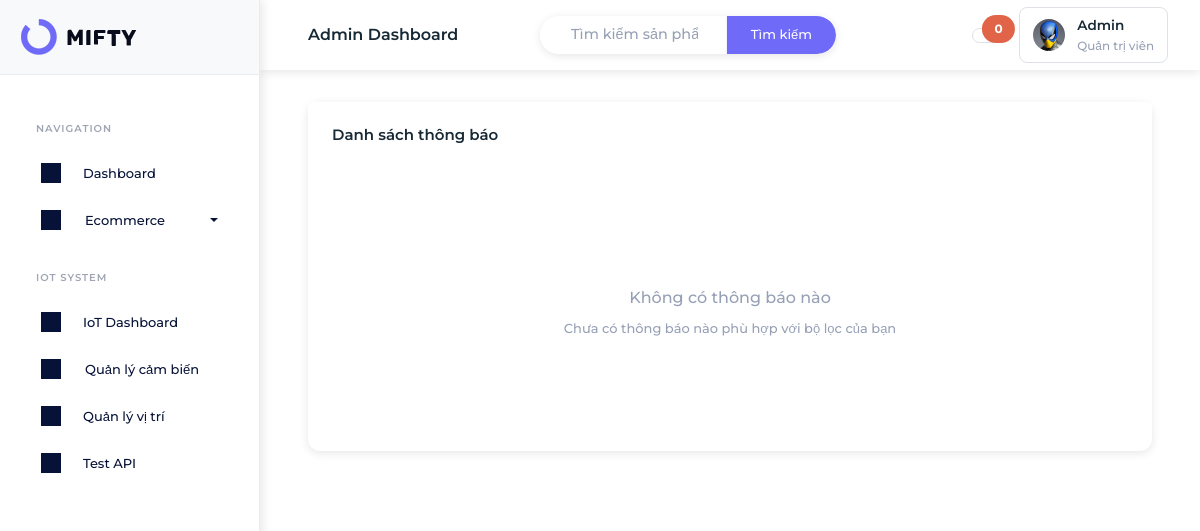
Page /admin/notifications/index.php?type=product on the earlier database version.
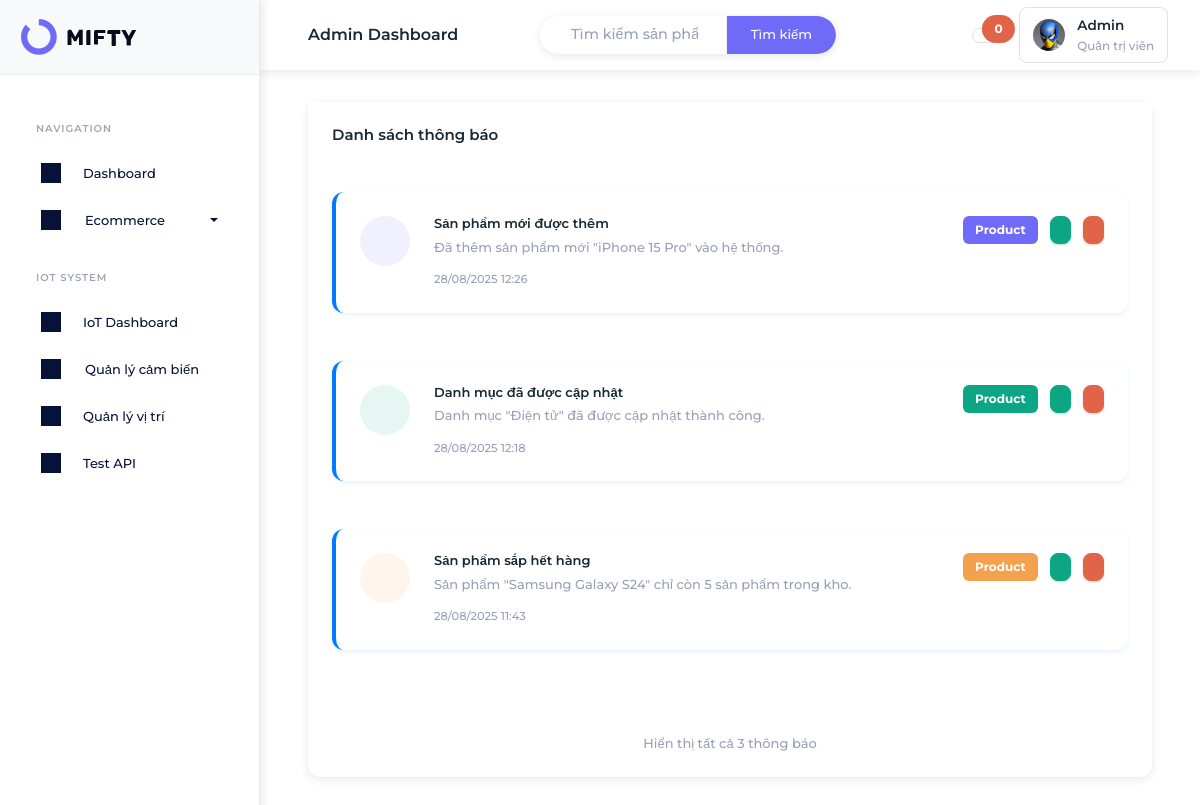
Same page on the later database version.
### tables this page shows
CREATE TABLE IF NOT EXISTS notifications (
    id INT AUTO_INCREMENT PRIMARY KEY,
    title VARCHAR(255) NOT NULL,
    message TEXT NOT NULL,
    type ENUM('product', 'sensor', 'system', 'alert') DEFAULT 'system',
    icon VARCHAR(100) DEFAULT 'iconoir-bell',
    icon_color VARCHAR(50) DEFAULT 'primary',
    is_read BOOLEAN DEFAULT FALSE,
    related_id INT DEFAULT NULL COMMENT 'ID của sản phẩm, cảm biến hoặc entity liên quan',
    related_type VARCHAR(50) DEFAULT NULL COMMENT 'Loại entity liên quan: product, sensor, category',
    created_at TIMESTAMP DEFAULT CURRENT_TIMESTAMP,
    updated_at TIMESTAMP DEFAULT CURRENT_TIMESTAMP ON UPDATE CURRENT_TIMESTAMP
);

### admin/notifications/index.php (the view, shortened to what the rows shown need)
<?php
try {
    $database = new Database();
    $pdo = $database->getConnection();
    $page = isset($_GET['page']) ? (int)$_GET['page'] : 1;
    $limit = 6;
    $offset = ($page - 1) * $limit;
    $type_filter = isset($_GET['type']) ? $_GET['type'] : '';
    $where_conditions = [];
    $params = [];
    if (!empty($type_filter)) {
        $where_conditions[] = "type = ?";
        $params[] = $type_filter;
    }
    $where_clause = !empty($where_conditions) ? "WHERE " . implode(" AND ", $where_conditions) : "";
    $sql = "SELECT * FROM notifications $where_clause ORDER BY created_at DESC LIMIT " . (int)$limit . " OFFSET " . (int)$offset;
    $stmt = $pdo->prepare($sql);
    $stmt->execute($params);
    $notifications = $stmt->fetchAll(PDO::FETCH_ASSOC);
} catch(Exception $e) {
    $error = "Lỗi kết nối database: " . $e->getMessage();
    $notifications = [];
    $stats = ['total' => 0, 'unread' => 0, 'product' => 0, 'sensor' => 0, 'system' => 0, 'alert' => 0];
}
?>
<!DOCTYPE html>
<html lang="vi" dir="ltr" data-startbar="light" data-bs-theme="light">
<head>
    <link href="../../assets/css/bootstrap.min.css" rel="stylesheet" type="text/css" />
    <link href="../../assets/css/icons.min.css" rel="stylesheet" type="text/css" />
    <link href="../../assets/css/app.min.css" rel="stylesheet" type="text/css" />
    <link href="../partials/layout.css" rel="stylesheet" type="text/css" />
</head>
<body>
    <div class="content-page">
        <div class="content">
            <div class="container-fluid">
                <div class="row">
                    <div class="col-12">
                        <div class="card">
                            <div class="card-body">
                                <?php if (!empty($notifications)): ?>
                                    <div class="row" id="notifications-list">
                                        <?php foreach ($notifications as $notification): ?>
                                            <div class="col-12 mb-3">
                                                <div class="card notification-card <?php echo $notification['is_read'] ? 'read' : 'unread'; ?>"
                                                     data-id="<?php echo $notification['id']; ?>">
                                                    <div class="card-body">
                                                        <div class="d-flex">
                                                            <div class="flex-shrink-0">
                                                                <div class="notification-icon bg-<?php echo $notification['icon_color']; ?>-subtle text-<?php echo $notification['icon_color']; ?>">
                                                                </div>
                                                            </div>
                                                            <div class="flex-grow-1 ms-3">
                                                                <div class="d-flex justify-content-between align-items-start">
                                                                    <div>
                                                                        <h6 class="mb-1 fw-semibold"><?php echo htmlspecialchars($notification['title']); ?></h6>
                                                                        <p class="text-muted mb-2"><?php echo htmlspecialchars($notification['message']); ?></p>
                                                                        <small class="text-muted">
                                                                            <?php echo date('d/m/Y H:i', strtotime($notification['created_at'])); ?>
                                                                        </small>
                                                                    </div>
                                                                    <div class="d-flex gap-2">
                                                                        <span class="badge bg-<?php echo $notification['icon_color']; ?>">
                                                                            <?php echo ucfirst($notification['type']); ?>
                                                                        </span>
                                                                        <?php if (!$notification['is_read']): ?>
                                                                            <button class="btn btn-sm btn-success" onclick="markAsRead(<?php echo $notification['id']; ?>)">
                                                                            </button>
                                                                        <?php endif; ?>
                                                                        <button class="btn btn-sm btn-danger" onclick="deleteNotification(<?php echo $notification['id']; ?>)">
                                                                        </button>
                                                                    </div>
                                                                </div>
                                                            </div>
                                                        </div>
                                                    </div>
                                                </div>
                                            </div>
                                        <?php endforeach; ?>
                                    </div>
                                <?php endif; ?>
                            </div>
                        </div>
                    </div>
                </div>
            </div>
        </div>
    </div>
</body>
</html>

Differences in the rows shown:
added notifications: title "Sản phẩm mới được thêm", message "Đã thêm sản phẩm mới \"iPhone 15 Pro\" vào hệ thống.", created_at "28/08/2025 12:26", type "Product"
added notifications: title "Danh mục đã được cập nhật", message "Danh mục \"Điện tử\" đã được cập nhật thành công.", created_at "28/08/2025 12:18", type "Product"
added notifications: title "Sản phẩm sắp hết hàng", message "Sản phẩm \"Samsung Galaxy S24\" chỉ còn 5 sản phẩm trong kho.", created_at "28/08/2025 11:43", type "Product"
Other differences:
$total_notifications: (not shown) → "3"
text no longer shown: "Không có thông báo nào Chưa có thông báo nào phù hợp với bộ lọc của bạn"
text now shown: "Hiển thị tất cả thông báo"
